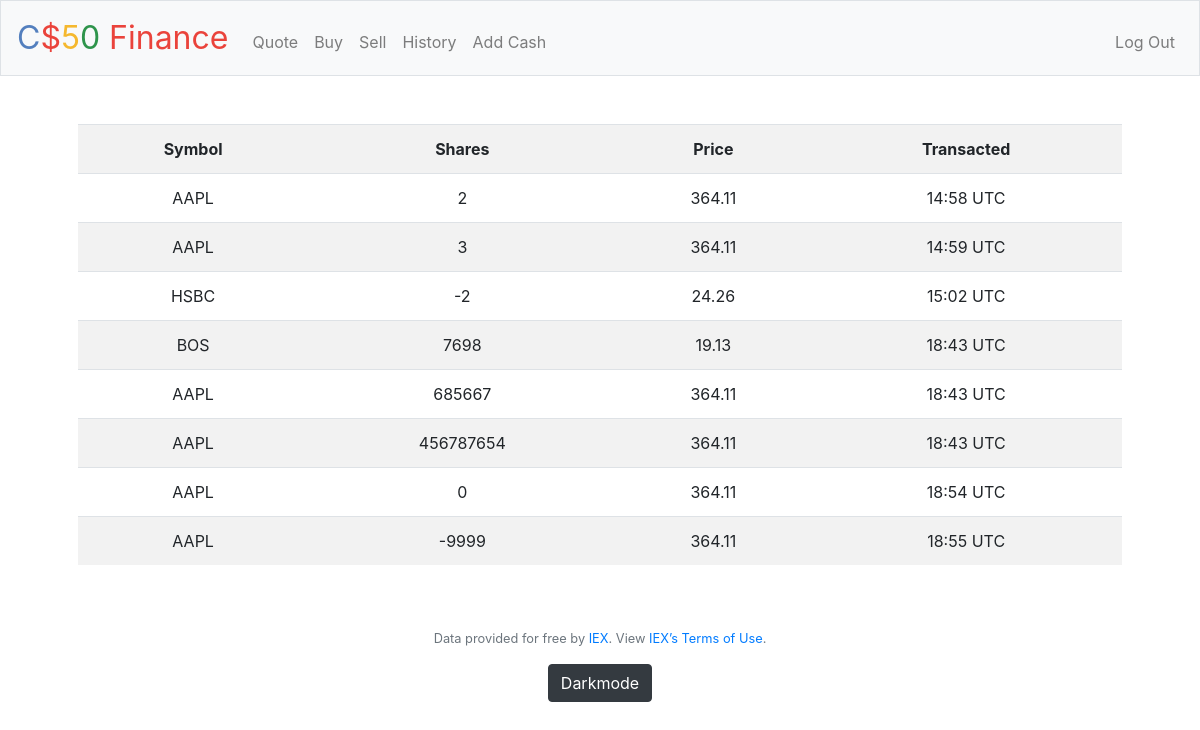
Page /history (signed in) on the committed database.
### tables this page shows
CREATE TABLE 'histories' ('user_id' INTEGER NOT NULL, 'symbol' TEXT NOT NULL, 'shares' NUMERIC NOT NULL, 'price' NUMERIC NOT NULL, 'time' TEXT NOT NULL);

### application.py (the view)
@app.route("/history")
@login_required
def history():
    history = db.execute("SELECT * FROM histories WHERE user_id = :id", id=session["user_id"])
    return render_template("history.html", history=history)

### application.py (called while the page is built)
@app.after_request
def after_request(response):
    response.headers["Cache-Control"] = "no-cache, no-store, must-revalidate"
    response.headers["Expires"] = 0
    response.headers["Pragma"] = "no-cache"
    return response

### helpers.py (called while the page is built)
def login_required(f):
    @wraps(f)
    def decorated_function(*args, **kwargs):
        if session.get("user_id") is None:
            return redirect("/login")
        return f(*args, **kwargs)
    return decorated_function

### templates/history.html (shortened to what this page needs)
{% extends "layout.html" %}
{% block main %}
    <table class="table table-striped">
      <tr>
        <th>Symbol</th>
        <th>Shares</th>
        <th>Price</th>
        <th>Transacted</th>
      </tr>
     {% for histories in history %}
      <tr>
        <td>{{ histories.symbol }}</td>
        <td>{{ histories.shares }}</td>
        <td>{{ histories.price }}</td>
        <td>{{ histories.time }}</td>
      </tr>
    {% endfor %}
    </table>
{% endblock %}

### templates/layout.html (shortened to what this page needs)
<!DOCTYPE html>
<html lang="en">
    <head>
        <link href="https://maxcdn.bootstrapcdn.com/bootstrap/4.1.3/css/bootstrap.min.css" rel="stylesheet">
        <link href="/static/styles.css" rel="stylesheet">
    </head>
    <body>
        <nav class="navbar navbar-expand-md navbar-light bg-light border">
            <a class="navbar-brand" href="/"><span class="blue">C</span><span class="red">$</span><span class="yellow">5</span><span class="green">0</span> <span class="red">Finance</span></a>
            <div class="collapse navbar-collapse" id="navbar">
                {% if session.user_id %}
                    <ul class="navbar-nav mr-auto mt-2">
                        <li class="nav-item"><a class="nav-link" href="/quote">Quote</a></li>
                        <li class="nav-item"><a class="nav-link" href="/buy">Buy</a></li>
                        <li class="nav-item"><a class="nav-link" href="/sell">Sell</a></li>
                        <li class="nav-item"><a class="nav-link" href="/history">History</a></li>
                        <li class="nav-item"><a class="nav-link" href="/addcash">Add Cash</a></li>
                    </ul>
                    <ul class="navbar-nav ml-auto mt-2">
                        <li class="nav-item"><a class="nav-link" href="/logout">Log Out</a></li>
                    </ul>
                {% else %}
                    <ul class="navbar-nav ml-auto mt-2">
                        <li class="nav-item"><a class="nav-link" href="/register">Register</a></li>
                        <li class="nav-item"><a class="nav-link" href="/login">Log In</a></li>
                    </ul>
                {% endif %}
            </div>
        </nav>
        <main class="container p-5">
            {% block main %}{% endblock %}
        </main>
        <footer class="small text-center text-muted">
            Data provided for free by <a href="https://iextrading.com/developer">IEX</a>. View <a href="https://iextrading.com/api-exhibit-a/">IEX’s Terms of Use</a>.
            <div>
                <button onclick="bckgr()" class="btn btn-dark" class="space" type="button" class="praise">Darkmode</button>
            </div>
        </footer>
    </body>
</html>

### static/styles.css (style rules this page uses)
nav .navbar-brand { font-size: xx-large; }
nav .navbar-brand .blue { color: #537fbe; }
nav .navbar-brand .red { color: #ea433b; }
nav .navbar-brand .yellow { color: #f5b82e; }
nav .navbar-brand .green { color: #2e944b; }
main { overflow-x: auto; text-align: center; }

### rows in the picture
histories: symbol "AAPL", shares "2", price "364.11", time "14:58 UTC"
histories: symbol "AAPL", shares "3", price "364.11", time "14:59 UTC"
histories: symbol "HSBC", shares "-2", price "24.26", time "15:02 UTC"
histories: symbol "BOS", shares "7698", price "19.13", time "18:43 UTC"
histories: symbol "AAPL", shares "685667", price "364.11", time "18:43 UTC"
histories: symbol "AAPL", shares "456787654", price "364.11", time "18:43 UTC"
histories: symbol "AAPL", shares "0", price "364.11", time "18:54 UTC"
histories: symbol "AAPL", shares "-9999", price "364.11", time "18:55 UTC"
